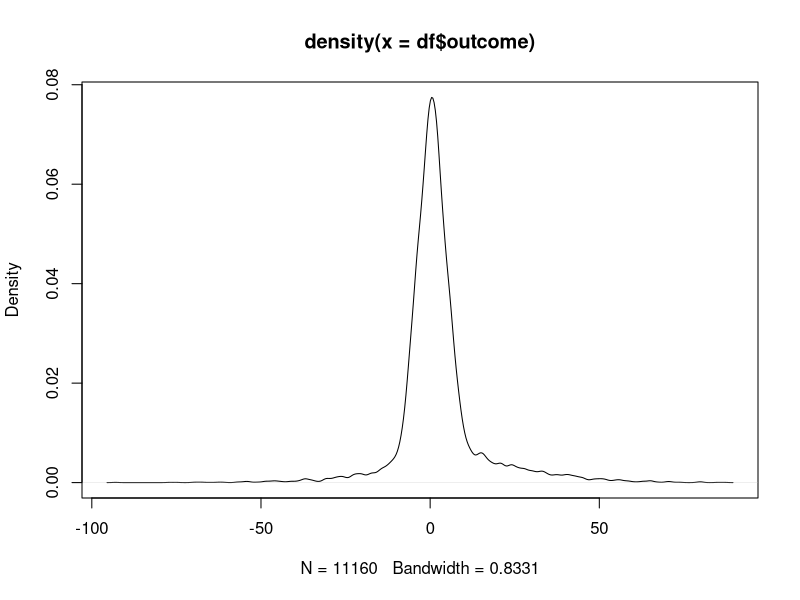

Here is the R script that generated this plot:
library(boot)

#Set the working direcrtory to file location
df = read.csv('output/nba_timeouts_analysis.csv')

#Some plots to evaluate outliers
plot(density(df$outcome))

# Removes ~4% of rows as outliers
df = df[df$outcome > -12,]
df = df[df$outcome < 12,] 

#Conditional on positive scoring run
df = df[df$scoring_run < 0,]

treated_index_start = 0
treated_index_end = nrow(df[df$treatment==1,])
untreated_index_start = as.integer(nrow(df[df$treatment==1,])+1)
untreated_index_end = nrow(df)


#Naive, Difference in Conditional Means
treated = df[df$treatment==1,]
untreated = df[df$treatment==0,]
naive_ACE = mean(treated[['outcome']]) - mean(untreated[['outcome']])
naive_ACE_std = ((var(treated[['outcome']]) + var(untreated[['outcome']]))/nrow(df))**0.5
naive_ACE_CI = naive_ACE + c(-1, 1) * 1.96 * naive_ACE_std

#IP Weighting
treatment_model = glm(treatment ~ scoring_run + coach_exp + time_since_last_break + point_diff, data=df, family="binomial")

ip_weights_treated = 1 /predict(treatment_model, type="response")
ip_weights_treated = ip_weights_treated[treated_index_start:treated_index_end]

ip_weights_untreated = 1/(1-predict(treatment_model, type="response"))
ip_weights_untreated = ip_weights_untreated[untreated_index_start:untreated_index_end]
ip_weights = c(ip_weights_treated, ip_weights_untreated)

ps_outcome_mean = lm(outcome~treatment, data=df, weights=ip_weights)
ip_ACE = coefficients(ps_outcome_mean)['treatment']
ip_std = sqrt(diag(vcov(ps_outcome_mean)))[2]
ip_ACE_CI = ip_ACE + c(-1, 1) * 1.96 * ip_std

#Standardization

outcome_model = lm(outcome~treatment+scoring_run+coach_exp+time_since_last_break+point_diff, data=df)
df_all_treated = df
df_all_treated$treatment = 1
df_none_treated = df
df_none_treated$treatment = 0
df_standardization = rbind(df_all_treated, df_none_treated)
outcomes = predict(outcome_model, newdata=df_standardization)
treated_index_start = 0
treated_index_end = nrow(df_all_treated)
untreated_index_start = as.integer(nrow(df_all_treated) + 1)
untreated_index_end = nrow(df_standardization)
standardization_ACE = (sum(outcomes[treated_index_start:treated_index_end]) / nrow(df_all_treated)) - (sum(outcomes[untreated_index_start:untreated_index_end]) / nrow(df_none_treated))

fc <- function(df,i){
  df_boot <- df[i,]
  outcome_model = lm(outcome~treatment+scoring_run+coach_exp+time_since_last_break+point_diff, data=df_boot)
  df_all_treated = df_boot
  df_all_treated$treatment = 1
  df_none_treated = df_boot
  df_none_treated$treatment = 0
  df_standardization = rbind(df_all_treated, df_none_treated)
  outcomes = predict(outcome_model, newdata=df_standardization)
  treated_index_start = 0
  treated_index_end = nrow(df_all_treated)
  untreated_index_start = as.integer(nrow(df_all_treated) + 1)
  untreated_index_end = nrow(df_standardization)
  standardization_ACE = (sum(outcomes[treated_index_start:treated_index_end]) / nrow(df_all_treated)) - (sum(outcomes[untreated_index_start:untreated_index_end]) / nrow(df_none_treated))
  return(standardization_ACE)
}

boot_standardization_ACE <- boot(df, fc, R=500)
standardization_CI = toString(standardization_ACE + c(-1,1) * 1.96 * sd(boot_standardization_ACE$t))


cat('ACE (Naive):', naive_ACE, ', CI:', naive_ACE_CI,
    '\nACE (via IP Weighting):', ip_ACE, ', CI:', ip_ACE_CI,
    '\nACE (via Standardization):', standardization_ACE, ', CI:', standardization_CI)
